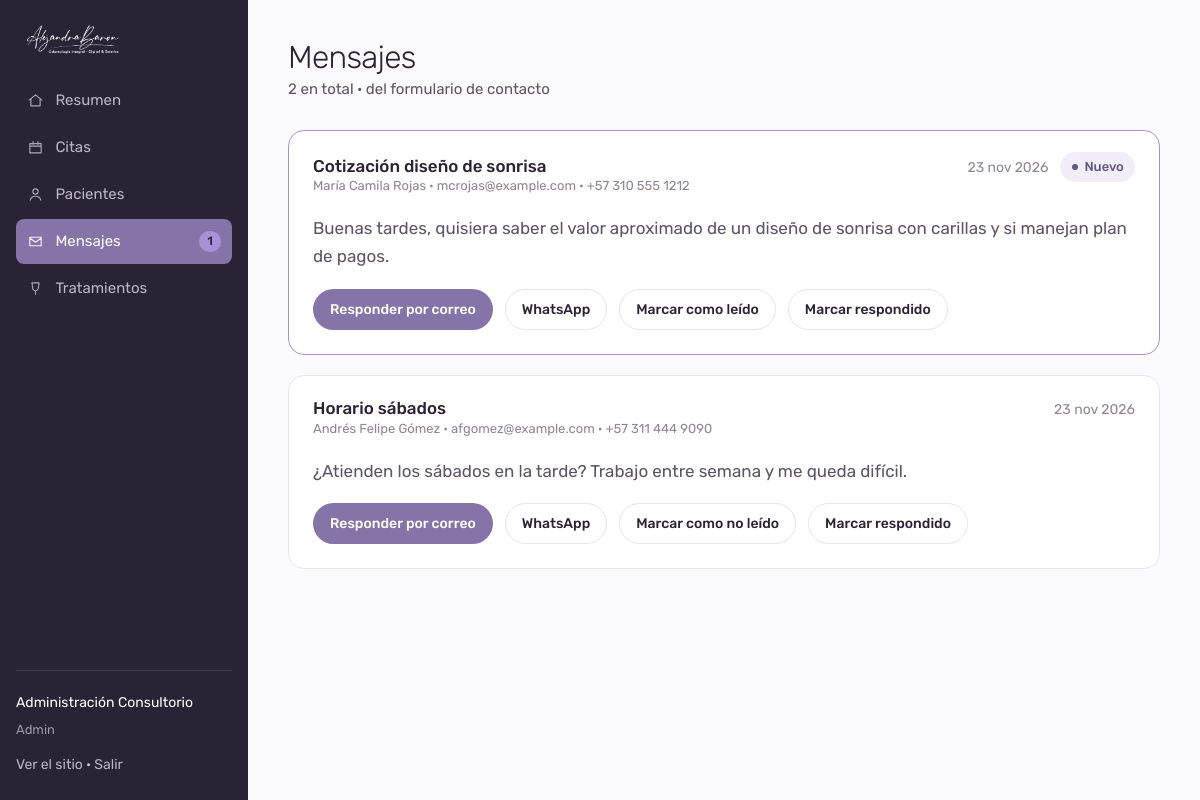
/admin/mensajes.php (signed in), run on the app's committed database.
### tables this page shows
CREATE TABLE `usuarios` (
  `id`              INT UNSIGNED NOT NULL AUTO_INCREMENT,
  `nombre`          VARCHAR(60)  NOT NULL,
  `apellido`        VARCHAR(60)  NOT NULL,
  `email`           VARCHAR(120) NOT NULL,
  `telefono`        VARCHAR(25)  DEFAULT NULL,
  `tipo_documento`  ENUM('CC','TI','CE','PA','NIT') NOT NULL DEFAULT 'CC',
  `documento`       VARCHAR(25)  NOT NULL,
  `fecha_nacimiento` DATE        DEFAULT NULL,
  `password_hash`   VARCHAR(255) NOT NULL,
  `rol`             ENUM('paciente','odontologo','admin') NOT NULL DEFAULT 'paciente',
  `especialidad`    VARCHAR(80)  DEFAULT NULL COMMENT 'Solo odontólogos',
  `consultorio`     VARCHAR(20)  DEFAULT NULL COMMENT 'Solo odontólogos',
  `foto`            VARCHAR(160) DEFAULT NULL,
  `alergias`        TEXT         DEFAULT NULL,
  `medicamentos`    TEXT         DEFAULT NULL,
  `antecedentes`    TEXT         DEFAULT NULL,
  `email_verificado` TINYINT(1)  NOT NULL DEFAULT 0,
  `token_verificacion` VARCHAR(64) DEFAULT NULL,
  `activo`          TINYINT(1)   NOT NULL DEFAULT 1,
  `creado_en`       DATETIME     NOT NULL DEFAULT CURRENT_TIMESTAMP,
  `actualizado_en`  DATETIME     NOT NULL DEFAULT CURRENT_TIMESTAMP ON UPDATE CURRENT_TIMESTAMP,
  PRIMARY KEY (`id`),
  UNIQUE KEY `uq_usuarios_email` (`email`),
  UNIQUE KEY `uq_usuarios_documento` (`tipo_documento`, `documento`),
  KEY `idx_usuarios_rol` (`rol`, `activo`)
);

CREATE TABLE `mensajes` (
  `id`        INT UNSIGNED NOT NULL AUTO_INCREMENT,
  `nombre`    VARCHAR(90)  NOT NULL,
  `email`     VARCHAR(120) NOT NULL,
  `telefono`  VARCHAR(25)  DEFAULT NULL,
  `asunto`    VARCHAR(120) NOT NULL,
  `mensaje`   TEXT NOT NULL,
  `leido`     TINYINT(1) NOT NULL DEFAULT 0,
  `respondido` TINYINT(1) NOT NULL DEFAULT 0,
  `creado_en` DATETIME NOT NULL DEFAULT CURRENT_TIMESTAMP,
  PRIMARY KEY (`id`),
  KEY `idx_mensajes_leido` (`leido`, `creado_en`)
);

### includes/functions.php (called while the page is built, shortened)
<?php
require_once __DIR__ . '/db.php';
function e(?string $texto): string
{
    return htmlspecialchars((string) $texto, ENT_QUOTES | ENT_SUBSTITUTE, 'UTF-8');
}
function base_url(string $ruta = ''): string
{
    $base = SITIO_URL !== '' ? SITIO_URL : '';
    if ($base === '') {
        $dir = str_replace('\\', '/', dirname($_SERVER['SCRIPT_NAME'] ?? '/'));
        if (preg_match('#/(admin|panel)$#', $dir)) {
            $dir = dirname($dir);
        }
        $base = rtrim($dir, '/');
    }
    return $base . '/' . ltrim($ruta, '/');
}
function fecha_corta(string $fecha): string
{
    $t = strtotime($fecha);
    return date('j', $t) . ' ' . mes_abrev($fecha) . ' ' . date('Y', $t);
}
function mes_abrev(string $fecha): string
{
    return mb_substr(MESES[(int) date('n', strtotime($fecha))], 0, 3, 'UTF-8');
}

### includes/db.php (called while the page is built, shortened)
<?php
function db(): PDO
{
    static $pdo = null;
    if ($pdo instanceof PDO) {
        return $pdo;
    }
    $opciones = [
        PDO::ATTR_ERRMODE            => PDO::ERRMODE_EXCEPTION,
        PDO::ATTR_DEFAULT_FETCH_MODE => PDO::FETCH_ASSOC,
        PDO::ATTR_EMULATE_PREPARES   => false,
    ];
    try {
        if (DB_DRIVER === 'sqlite') {
            $dir = dirname(DB_SQLITE_PATH);
            if (!is_dir($dir)) {
                mkdir($dir, 0775, true);
            }
            $pdo = new PDO('sqlite:' . DB_SQLITE_PATH, null, null, $opciones);
            $pdo->exec('PRAGMA foreign_keys = ON');
        } else {
            $dsn = sprintf('mysql:host=%s;dbname=%s;charset=%s', DB_HOST, DB_NAME, DB_CHARSET);
            $pdo = new PDO($dsn, DB_USER, DB_PASS, $opciones);
        }
    } catch (PDOException $e) {
        if (APP_DEBUG) {
            throw $e;
        }
        http_response_code(503);
        exit('No pudimos conectar con la base de datos. Intente de nuevo en unos minutos.');
    }
    return $pdo;
}
function q(string $sql, array $params = []): PDOStatement
{
    $st = db()->prepare($sql);
    $st->execute($params);
    return $st;
}
function fila(string $sql, array $params = []): ?array
{
    $r = q($sql, $params)->fetch();
    return $r === false ? null : $r;
}
function filas(string $sql, array $params = []): array
{
    return q($sql, $params)->fetchAll();
}
function valor(string $sql, array $params = [], $defecto = null)
{
    $v = q($sql, $params)->fetchColumn();
    return $v === false ? $defecto : $v;
}

### includes/auth.php (called while the page is built, shortened)
<?php
require_once __DIR__ . '/functions.php';
function usuario_actual(): ?array
{
    static $cache = null;
    if ($cache === null) {
        $cache = fila('SELECT * FROM usuarios WHERE id = ? AND activo = 1', [$_SESSION['usuario_id']]);
    }
    return $cache;
}
function autenticado(): bool
{
    return usuario_actual() !== null;
}
function exigir_sesion(): void
{
    if (!autenticado()) {
        sesion_iniciar();
        $_SESSION['destino'] = $_SERVER['REQUEST_URI'] ?? '';
        flash('aviso', 'Inicie sesión para continuar.');
        redirigir('ingresar.php');
    }
}
function exigir_personal(): void
{
    exigir_sesion();
}

### admin/mensajes.php (the view, shortened to what this page needs)
<?php
require_once __DIR__ . '/../includes/auth.php';
require __DIR__ . '/../includes/admin-layout.php';
$mensajes = filas('SELECT * FROM mensajes ORDER BY leido, creado_en DESC LIMIT 200');
?>
<div class="obra__cabeza">
  <div>
    <h1>Mensajes</h1>
    <p><?= count($mensajes) ?> en total · del formulario de contacto</p>
  </div>
</div>
<?php if (!$mensajes): ?>
  <section class="bloque"><div class="vacio" style="padding:2.5rem 1rem">
    <h3>Sin mensajes</h3><p>Aquí llegan los del formulario de contacto.</p>
  </div></section>
<?php else: ?>
  <?php foreach ($mensajes as $m): ?>
    <section class="bloque" id="m<?= (int) $m['id'] ?>"
             style="<?= $m['leido'] ? '' : 'border-color:var(--lila-claro)' ?>">
      <div class="bloque__cabeza">
        <div>
          <h2><?= e($m['asunto']) ?></h2>
          <p><?= e($m['nombre']) ?> · <?= e($m['email']) ?><?= $m['telefono'] ? ' · ' . e($m['telefono']) : '' ?></p>
        </div>
        <div class="fila">
          <span class="tenue menudo"><?= e(fecha_corta(substr($m['creado_en'], 0, 10))) ?></span>
          <?php if ($m['respondido']): ?>
            <span class="marca-estado estado-atendida">Respondido</span>
          <?php elseif (!$m['leido']): ?>
            <span class="marca-estado estado-confirmada">Nuevo</span>
          <?php endif; ?>
        </div>
      </div>
      <p class="plomo" style="max-width:52rem"><?= nl2br(e($m['mensaje'])) ?></p>
      <div class="fila" style="margin-top:1rem">
        <a class="boton boton--menudo" href="mailto:<?= e($m['email']) ?>?subject=<?= rawurlencode('Re: ' . $m['asunto']) ?>">Responder por correo</a>
        <?php if ($m['telefono']): ?>
          <a class="boton boton--contorno boton--menudo" target="_blank" rel="noopener"
             href="https://wa.me/<?= e(preg_replace('/\D/', '', $m['telefono'])) ?>">WhatsApp</a>
        <?php endif; ?>
        <form method="post" style="display:inline">
          <button class="boton boton--contorno boton--menudo" type="submit">
            Marcar como <?= $m['leido'] ? 'no leído' : 'leído' ?>
          </button>
        </form>
        <form method="post" style="display:inline">
          <button class="boton boton--contorno boton--menudo" type="submit">
            <?= $m['respondido'] ? 'Quitar respondido' : 'Marcar respondido' ?>
          </button>
        </form>
      </div>
    </section>
  <?php endforeach; ?>
<?php endif; ?>
<?php require __DIR__ . '/../includes/admin-pie.php'; ?>

### includes/admin-layout.php (shortened to what this page needs)
<?php
require_once __DIR__ . '/auth.php';
exigir_personal();
$u = usuario_actual();
$sinLeer = (int) valor('SELECT COUNT(*) FROM mensajes WHERE leido = 0', [], 0);
$hoyCount = (int) valor(
    "SELECT COUNT(*) FROM citas WHERE fecha = ? AND estado IN ('pendiente','confirmada')",
    [date('Y-m-d')], 0);
$secciones = [
    ['index.php',        'Resumen',   'M3 11.5 12 4l9 7.5M5.5 10v9.5h13V10'],
    ['citas.php',        'Citas',     'M4 6.5h16v13H4zM4 10h16M8.5 3.5v4M15.5 3.5v4'],
    ['pacientes.php',    'Pacientes', 'M12 11.5a3.7 3.7 0 1 0 0-7.4 3.7 3.7 0 0 0 0 7.4ZM4.5 20c.9-3.6 3.9-5.6 7.5-5.6s6.6 2 7.5 5.6'],
    ['mensajes.php',     'Mensajes',  'M4 6h16v12H4zM4 7l8 6 8-6'],
    ['tratamientos.php', 'Tratamientos', 'M7 4h10l-1.2 8.5a4 4 0 0 1-7.6 0Z M12 16.5V20'],
];
$aqui = basename($_SERVER['SCRIPT_NAME']);
?><!DOCTYPE html>
<html lang="es-CO">
<head>
<link rel="stylesheet" href="<?= base_url('assets/css/app.css') ?>">
<link rel="stylesheet" href="<?= base_url('assets/css/admin.css') ?>">
</head>
<body>
<div class="panel">
  <aside class="lateral" id="lateral">
    <a class="lateral__marca" href="<?= base_url('index.php') ?>">
      <img src="<?= base_url('assets/img/marca/logo-blanco.png') ?>" alt="<?= e(SITIO_NOMBRE) ?>">
    </a>
    <nav aria-label="Secciones del panel">
      <?php foreach ($secciones as [$archivo, $nombre, $trazo]): ?>
        <a href="<?= base_url('admin/' . $archivo) ?>" <?= $aqui === $archivo ? 'aria-current="page"' : '' ?>>
          <svg width="17" height="17" viewBox="0 0 24 24" fill="none" aria-hidden="true">
            <path d="<?= $trazo ?>" stroke="currentColor" stroke-width="1.6"
                  stroke-linecap="round" stroke-linejoin="round"/>
          </svg>
          <?= e($nombre) ?>
          <?php if ($archivo === 'mensajes.php' && $sinLeer): ?>
            <span class="insignia"><?= $sinLeer ?></span>
          <?php elseif ($archivo === 'citas.php' && $hoyCount): ?>
            <span class="insignia"><?= $hoyCount ?></span>
          <?php endif; ?>
        </a>
      <?php endforeach; ?>
    </nav>
    <div class="lateral__cuenta">
      <p style="margin:0 0 .35rem;color:#fff"><?= e($u['nombre'] . ' ' . $u['apellido']) ?></p>
      <p style="margin:0 0 .75rem;font-size:.8125rem;opacity:.7"><?= e(ucfirst($u['rol'])) ?></p>
      <a href="<?= base_url('index.php') ?>">Ver el sitio</a> ·
      <a href="<?= base_url('salir.php') ?>">Salir</a>
    </div>
  </aside>
  <main class="obra">

### assets/css/app.css (style rules this page uses)
:root { --tinta: #2A2235; --tinta-media: #5B5368; --tinta-suave: #8C8599; --lila: #8574A8; --lila-hondo: #65558A; --lila-claro: #A892D7; --lavanda: #F2EEF8; --lavanda-hondo:#E4DBF2; --hueso: #FBFAFC; --blanco: #FFFFFF; --linea: #E7E1F0; --exito: #3F7D5B; --alerta: #B4603B; --error: #A8414F; --arco: 14rem 14rem 0 0; --radio-s: .5rem; --radio-m: 1rem; --radio-l: 1.75rem; --radio-pill: 999px; --sombra-suave: 0 1px 2px rgba(42,34,53,.04), 0 8px 24px -12px rgba(42,34,53,.12); --sombra-alta: 0 2px 4px rgba(42,34,53,.05), 0 24px 48px -24px rgba(42,34,53,.22); --ancho: 76rem; --ancho-texto: 38rem; --paso: cubic-bezier(.22,.61,.36,1); }
*, *::before, *::after { box-sizing: border-box; }
html { -webkit-text-size-adjust: 100%; scroll-behavior: smooth; }
body { margin: 0; background: var(--hueso); color: var(--tinta); font-family: 'Rubik', system-ui, -apple-system, 'Segoe UI', sans-serif; font-size: 1.0625rem; line-height: 1.65; font-weight: 400; -webkit-font-smoothing: antialiased; }
img, svg, video { max-width: 100%; display: block; }
a { color: inherit; }
button, input, select, textarea { font: inherit; color: inherit; }
h1, h2, h3, h4 { margin: 0 0 .5em; font-weight: 300; line-height: 1.1; letter-spacing: -.022em; }
h1 { font-size: clamp(2.5rem, 1.6rem + 3.9vw, 4.75rem); }
h2 { font-size: clamp(1.9rem, 1.4rem + 2.2vw, 3rem); }
p { margin: 0 0 1.1em; }
p:last-child { margin-bottom: 0; }
.plomo { color: var(--tinta-media); }
.tenue { color: var(--tinta-suave); }
.menudo { font-size: .875rem; }
.boton { --fondo: var(--lila); --texto: var(--blanco); --borde: transparent; display: inline-flex; align-items: center; justify-content: center; gap: .55rem; padding: .85rem 1.6rem; background: var(--fondo); color: var(--texto); border: 1px solid var(--borde); border-radius: var(--radio-pill); font-size: 1rem; font-weight: 500; text-decoration: none; cursor: pointer; transition: background .25s var(--paso), color .25s var(--paso), border-color .25s var(--paso), transform .18s var(--paso); }
.boton--contorno { --fondo: transparent; --texto: var(--tinta); --borde: var(--linea); }
.boton--menudo { padding: .5rem 1rem; font-size: .875rem; }
::placeholder { color: var(--tinta-suave); opacity: 1; }
.marca-estado { display: inline-flex; align-items: center; gap: .4rem; padding: .25rem .7rem; border-radius: var(--radio-pill); font-size: .8125rem; font-weight: 500; white-space: nowrap; }
.marca-estado::before { content: ''; width: .4rem; height: .4rem; border-radius: 50%; background: currentColor; }
.estado-confirmada { background: var(--lavanda); color: var(--lila-hondo); }
.fila { display: flex; align-items: center; gap: .75rem; flex-wrap: wrap; }

### data on the page
usuarios: nombre+apellido "Administración Consultorio", rol "Admin"
mensajes: asunto "Cotización diseño de sonrisa", nombre "María Camila Rojas", email "mcrojas@example.com", telefono "+57 310 555 1212", creado_en "23 nov 2026", respondido "Nuevo", mensaje "Buenas tardes, quisiera saber el valor aproximado de un diseño de sonrisa con carillas y si manejan plan de pagos.", leido "leído"
mensajes: asunto "Horario sábados", nombre "Andrés Felipe Gómez", email "afgomez@example.com", telefono "+57 311 444 9090", creado_en "23 nov 2026", mensaje "¿Atienden los sábados en la tarde? Trabajo entre semana y me queda difícil.", leido "no leído", respondido "Marcar respondido"

### other printed values
$nombre "Resumen"
$nombre "Citas"
$nombre "Pacientes"
$nombre "Mensajes"
$sinLeer "1"
$nombre "Tratamientos"
count($mensajes) "2"
